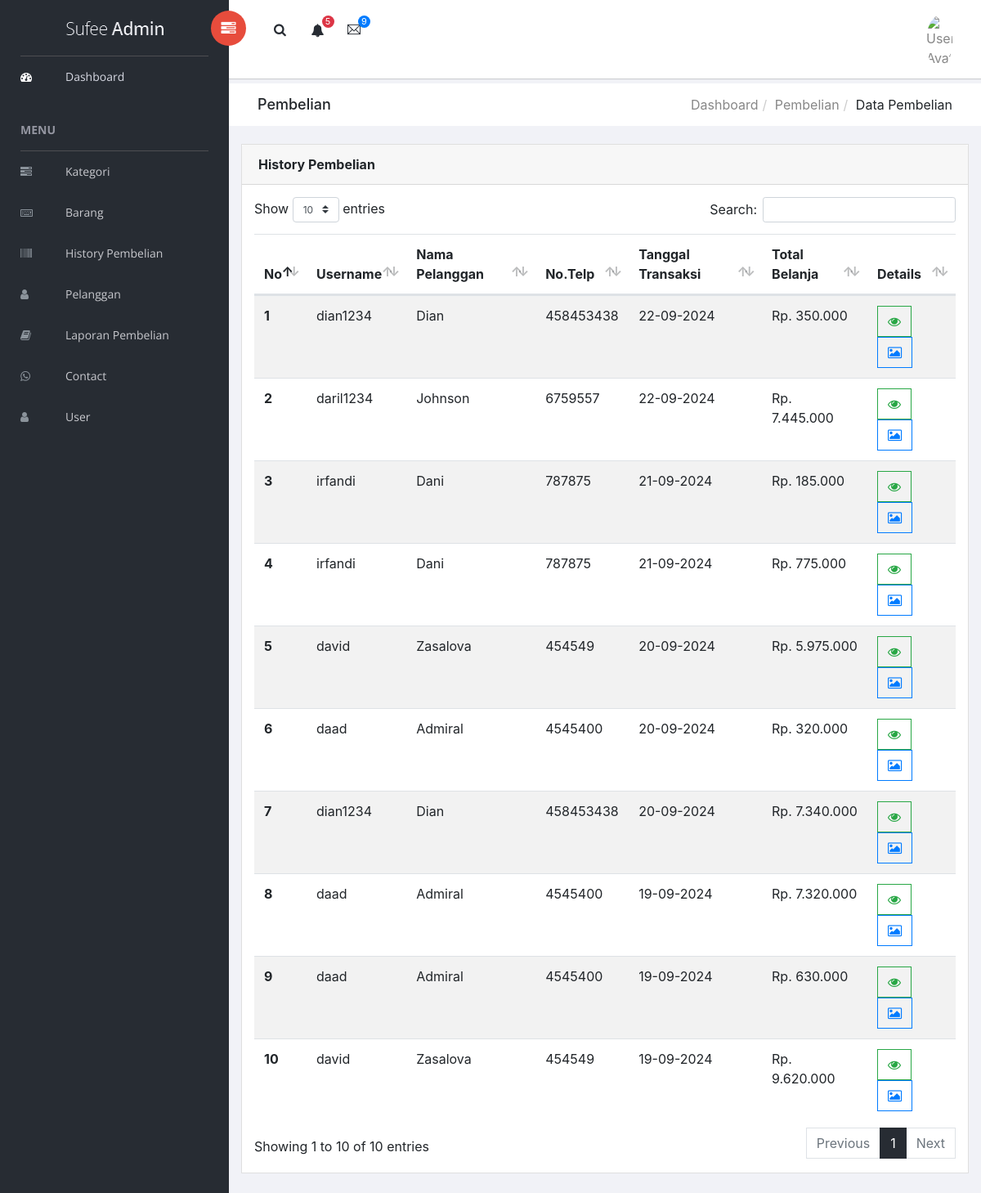
The app's page /admin/index.php?page=pembelian/index (signed in) with its own data.
### tables this page shows
CREATE TABLE `pembayaran` (
  `id_pembayaran` int(11) NOT NULL AUTO_INCREMENT,
  `id_pelanggan` int(11) DEFAULT NULL,
  `id_ongkir` int(11) DEFAULT NULL,
  `tanggal_pembelian` date DEFAULT NULL,
  `total_pembelian` double DEFAULT NULL,
  `alamat_pengirim` text DEFAULT NULL,
  `bukti_bayar` varchar(255) DEFAULT NULL,
  PRIMARY KEY (`id_pembayaran`)
);

CREATE TABLE `pelanggan` (
  `id_pelanggan` int(11) NOT NULL AUTO_INCREMENT,
  `username` varchar(100) DEFAULT NULL,
  `password` varchar(100) DEFAULT NULL,
  `nama_lengkap` varchar(100) DEFAULT NULL,
  `telp` int(15) DEFAULT NULL,
  `foto` varchar(255) DEFAULT NULL,
  PRIMARY KEY (`id_pelanggan`)
);

### admin/index.php (called while the page is built, shortened)
<?php
include "layout/header.php";
include "content.php";
include "layout/footer.php";

### admin/pembelian/index.php (the view, shortened to what this page needs)
<div class="breadcrumbs">
    <div class="col-sm-4">
        <div class="page-header float-left">
            <div class="page-title">
                <h1>Pembelian</h1>
            </div>
        </div>
    </div>
    <div class="col-sm-8">
        <div class="page-header float-right">
            <div class="page-title">
                <ol class="breadcrumb text-right">
                    <li><a href="index.php">Dashboard</a></li>
                    <li><a href="#">Pembelian</a></li>
                    <li class="active">Data Pembelian</li>
                </ol>
            </div>
        </div>
    </div>
</div>
<div class="content mt-3">
    <div class="animated fadeIn">
        <div class="row">
            <div class="col-md-12">
                <div class="card">
                    <div class="card-header">
                        <strong class="card-title">History Pembelian</strong>
                    </div>
                    <div class="card-body">
                        <table id="bootstrap-data-table-export" class="table table-striped">
                            <thead>
                                <tr>
                                    <th scope="col">No</th>
                                    <th scope="col">Username</th>
                                    <th scope="col">Nama Pelanggan</th>
                                    <th scope="col">No.Telp</th>
                                    <th scope="col">Tanggal Transaksi</th>
                                    <th scope="col">Total Belanja</th>
                                    <th scope="col">Details</th>
                                </tr>
                            </thead>
                            <tbody>
                                <?php
                                $no = 1;
                                $data = mysqli_query($koneksi, "SELECT * FROM pembayaran JOIN pelanggan ON pembayaran.id_pelanggan=pelanggan.id_pelanggan ORDER BY id_pembayaran DESC");
                                while ($d = mysqli_fetch_array($data)) {
                                ?>
                                    <tr>
                                        <th scope="col"><?= $no++; ?></th>
                                        <td><?= $d['username']; ?></td>
                                        <td><?= $d['nama_lengkap']; ?></td>
                                        <td><?= $d['telp']; ?></td>
                                        <td><?= date('d-m-Y', strtotime($d['tanggal_pembelian'])); ?></td>
                                        <td><?= "Rp. " . number_format($d['total_pembelian'], 0, ',', '.'); ?></td>
                                        <td>
                                            <a class="btn btn-outline-success btn-xs" data-toggle="modal" href="#detailmodal<?= $d['id_pembayaran']; ?>"> <i class="fa fa-eye"></i></a>
                                            <a class="btn btn-outline-primary btn-xs" data-toggle="modal" href="#buktimodal<?= $d['id_pembayaran']; ?>"> <i class="fa fa-photo"></i></a>
                                        </td>
                                    </tr>
                                <?php
                                }
                                ?>
                            </tbody>
                        </table>
                    </div>
                </div>
            </div>
        </div>
    </div>
</div>

### records on screen
pembayaran: id_pelanggan.username "dian1234", id_pelanggan.nama_lengkap "Dian", id_pelanggan.telp "458453438", tanggal_pembelian "22-09-2024", total_pembelian "350.000"
pembayaran: id_pelanggan.username "daril1234", id_pelanggan.nama_lengkap "Johnson", id_pelanggan.telp "6759557", tanggal_pembelian "22-09-2024", total_pembelian "7.445.000"
pembayaran: id_pelanggan.username "irfandi", id_pelanggan.nama_lengkap "Dani", id_pelanggan.telp "787875", tanggal_pembelian "21-09-2024", total_pembelian "185.000"
pembayaran: id_pelanggan.username "irfandi", id_pelanggan.nama_lengkap "Dani", id_pelanggan.telp "787875", tanggal_pembelian "21-09-2024", total_pembelian "775.000"
pembayaran: id_pelanggan.username "david", id_pelanggan.nama_lengkap "Zasalova", id_pelanggan.telp "454549", tanggal_pembelian "20-09-2024", total_pembelian "5.975.000"
pembayaran: id_pelanggan.username "daad", id_pelanggan.nama_lengkap "Admiral", id_pelanggan.telp "4545400", tanggal_pembelian "20-09-2024", total_pembelian "320.000"
pembayaran: id_pelanggan.username "dian1234", id_pelanggan.nama_lengkap "Dian", id_pelanggan.telp "458453438", tanggal_pembelian "20-09-2024", total_pembelian "7.340.000"
pembayaran: id_pelanggan.username "daad", id_pelanggan.nama_lengkap "Admiral", id_pelanggan.telp "4545400", tanggal_pembelian "19-09-2024", total_pembelian "7.320.000"
pembayaran: id_pelanggan.username "daad", id_pelanggan.nama_lengkap "Admiral", id_pelanggan.telp "4545400", tanggal_pembelian "19-09-2024", total_pembelian "630.000"
pembayaran: id_pelanggan.username "david", id_pelanggan.nama_lengkap "Zasalova", id_pelanggan.telp "454549", tanggal_pembelian "19-09-2024", total_pembelian "9.620.000"
